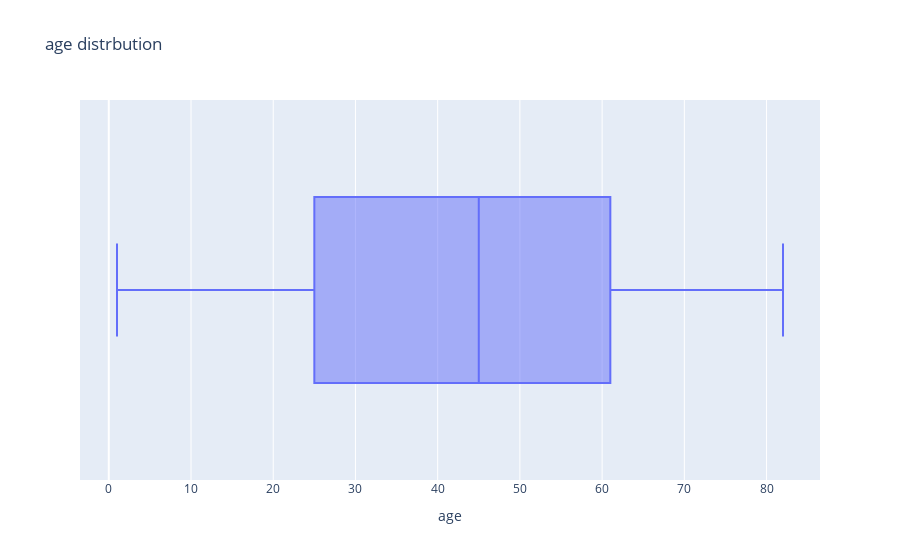

Here is the notebook cell this chart was saved with:
### Markdown cell above
## Deep look at age

### Code cell
fig = px.box(df, x= "age", title="age distrbution")
fig.show()

### Figure 1 — Plotly figure (JSON) as saved in the notebook; plotly's stock layout.template omitted (floating-point values rounded to 4 significant figures; data arrays with more than 128 entries replaced by an {"elided": "..."} marker saying what was removed)
{"data": [{"alignmentgroup": "True", "hovertemplate": "age=%{x}<extra></extra>", "legendgroup": "", "marker": {"color": "#636efa"}, "name": "", "notched": false, "offsetgroup": "", "orientation": "h", "showlegend": false, "type": "box", "x": {"elided": "4862 int values"}, "x0": " ", "xaxis": "x", "y0": " ", "yaxis": "y"}], "layout": {"autosize": true, "boxmode": "group", "legend": {"tracegroupgap": 0}, "title": {"text": "age distrbution"}, "xaxis": {"anchor": "y", "autorange": true, "domain": [0, 1], "range": [-3.5, 86.5], "title": {"text": "age"}, "type": "linear"}, "yaxis": {"anchor": "x", "autorange": true, "domain": [0, 1], "range": [-0.5, 0.5], "type": "category"}}}
